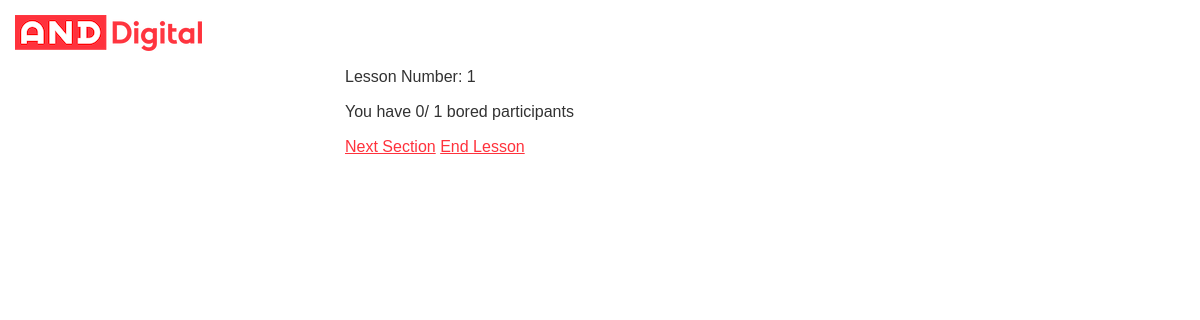
The page /lesson/1/nextsection on the database its author committed.
### boredometer_app/models.py (models this page shows, shortened)
class Lesson(models.Model):
    id = models.CharField(unique=True, max_length=6, primary_key=True)
    section_number = models.IntegerField(default=0)
    participants = models.IntegerField(default=0)
    amount_bored = models.IntegerField(default=0)
    @staticmethod
    def get(lesson_id):
        lesson_id = lesson_id.lower()
        try:
            return Lesson.objects.get(id=lesson_id)
        except ObjectDoesNotExist:
            raise ObjectDoesNotExist
    def clear_bored(self):
        self.amount_bored = 0
        self.save()
    def next_section(self):
        self.section_number += 1
        self.save()

### boredometer_app/views.py (the view)
# urls.py: path('lesson/<str:lesson_id>/nextsection', main_views.next_section, name='next_section'),
def next_section(req, lesson_id):
    lesson = Lesson.get(lesson_id)
    lesson.clear_bored()
    lesson.next_section()
    return render(req, 'view_lesson.html', {'lesson': lesson})

### templates/view_lesson.html
{% extends 'base_template.html' %}
{% load static %}
{% block content %}
<div data-mod="refresh-screen">
    <p>Lesson Number: <span id="lessonNumber">{{ lesson.id }}</span></p>
    <p>You have <span id="amountBored">{{ lesson.amount_bored }}</span>/
        <span id="participants">{{ lesson.participants }}</span> bored participants</p>
    <a href="{% url 'next_section' lesson_id=lesson.id %}">Next Section</a>
    <a href="{% url 'end_lesson' lesson_id=lesson.id %}">End Lesson</a>
</div>
{% endblock %}

### rows shown on the page
Lesson: id "1", amount_bored "0", participants "1"
